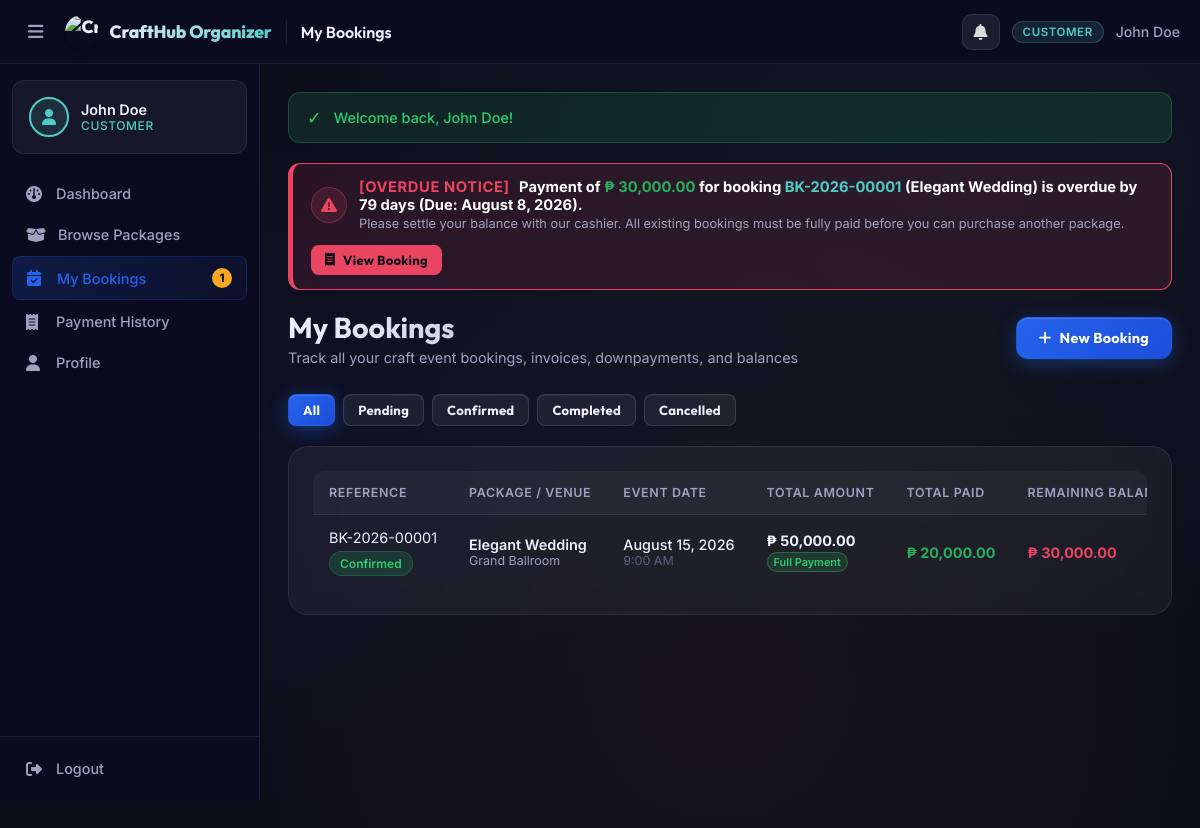
/customer/bookings.php (signed in), run on the app's committed database.
### tables this page shows
CREATE TABLE IF NOT EXISTS bookings (
    booking_id INT AUTO_INCREMENT PRIMARY KEY,
    booking_reference VARCHAR(20) UNIQUE,
    customer_id INT NOT NULL,
    package_id INT NOT NULL,
    venue_id INT NULL,
    event_date DATE NOT NULL,
    payment_due_date DATE NULL,
    event_time TIME DEFAULT '09:00:00',
    event_type ENUM('Wedding','Birthday','Debut','Christening') NOT NULL DEFAULT 'Wedding',
    payment_plan ENUM('full','downpayment') NOT NULL DEFAULT 'full',
    guest_count SMALLINT UNSIGNED DEFAULT 1,                
    original_amount DECIMAL(10,2) NULL,
    discount_percent DECIMAL(5,2) NOT NULL DEFAULT 0.00,
    discount_amount DECIMAL(10,2) NOT NULL DEFAULT 0.00,
    downpayment_percent DECIMAL(5,2) NOT NULL DEFAULT 50.00,
    required_downpayment DECIMAL(10,2) NOT NULL DEFAULT 0.00,
    downpayment_amount DECIMAL(12,2) NOT NULL DEFAULT 0.00,
    total_amount DECIMAL(10,2) NOT NULL DEFAULT 0.00,
    amount_paid DECIMAL(10,2) NOT NULL DEFAULT 0.00,
    status ENUM('Pending','Confirmed','Paid','Completed','Cancelled') DEFAULT 'Pending',
    approved_at TIMESTAMP NULL DEFAULT NULL,
    approved_by INT NULL,
    notes TEXT,
    cancellation_reason TEXT NULL,
    created_at TIMESTAMP DEFAULT CURRENT_TIMESTAMP,
    FOREIGN KEY (customer_id) REFERENCES users(user_id) ON DELETE CASCADE,
    FOREIGN KEY (package_id) REFERENCES packages(package_id) ON DELETE CASCADE,
    FOREIGN KEY (venue_id) REFERENCES venues(venue_id) ON DELETE SET NULL,
    FOREIGN KEY (approved_by) REFERENCES users(user_id) ON DELETE SET NULL
);

CREATE TABLE IF NOT EXISTS packages (
    package_id INT AUTO_INCREMENT PRIMARY KEY,
    package_name VARCHAR(80) NOT NULL,
    event_type ENUM('Wedding','Birthday','Debut','Christening') NOT NULL,
    base_price DECIMAL(10,2) NOT NULL,
    full_payment_discount_percent DECIMAL(5,2) NOT NULL DEFAULT 10.00,
    downpayment_discount_percent DECIMAL(5,2) NOT NULL DEFAULT 5.00,
    downpayment_percent DECIMAL(5,2) NOT NULL DEFAULT 50.00,
    max_slots TINYINT UNSIGNED NOT NULL DEFAULT 5,          
    description TEXT,
    image_url VARCHAR(500) NULL,
    status ENUM('active','inactive') DEFAULT 'active'
);

CREATE TABLE IF NOT EXISTS venues (
    venue_id INT AUTO_INCREMENT PRIMARY KEY,
    venue_name VARCHAR(80) NOT NULL,
    capacity SMALLINT UNSIGNED NULL,                        
    location VARCHAR(150),
    availability_status ENUM('available','unavailable') DEFAULT 'available'
);

### customer/bookings.php (the view, shortened to what this page needs)
<?php
require_once __DIR__ . '/../includes/header.php';
$user = getCurrentUser();
$db   = getDB();
$userId = $user['user_id'] ?? $user['id'];
$filter = sanitize($_GET['filter'] ?? 'all');
$sql = "SELECT b.*, b.booking_id AS id, p.package_name AS package_name, v.venue_name AS venue_name,
               (SELECT COALESCE(SUM(amount_paid),0) FROM payments WHERE booking_id = b.booking_id) AS calc_paid,
               (SELECT COALESCE(SUM(amount_paid),0) FROM payments WHERE booking_id = b.booking_id AND payment_type = 'downpayment') AS downpayment_paid,
               (SELECT COUNT(*) FROM payment_submissions WHERE booking_id = b.booking_id AND status = 'pending') AS pending_submissions_count
        FROM bookings b
        JOIN packages p ON b.package_id = p.package_id
        LEFT JOIN venues v ON b.venue_id = v.venue_id
        WHERE b.customer_id = ?";
$sql .= " ORDER BY b.created_at DESC";
$stmt = $db->prepare($sql);
$params = $filter !== 'all' ? [$userId, $filter] : [$userId];
$stmt->execute($params);
$bookings = $stmt->fetchAll();
?>
<?php require_once __DIR__ . '/../includes/navbar.php'; ?>
<div class="page-header">
    <div>
        <h1>My Bookings</h1>
        <p>Track all your craft event bookings, invoices, downpayments, and balances</p>
    </div>
    <a href="<?= APP_URL ?>/customer/packages.php" class="btn btn-primary">
        <i class="fa-solid fa-plus"></i> New Booking
    </a>
</div>
<div style="display:flex;gap:8px;margin-bottom:20px;flex-wrap:wrap;">
    <?php foreach (['all','pending','confirmed','completed','cancelled'] as $f): ?>
        <a href="?filter=<?= $f ?>" class="btn btn-sm <?= $filter === $f ? 'btn-primary' : 'btn-secondary' ?>">
            <?= ucfirst($f) ?>
        </a>
    <?php endforeach; ?>
</div>
<div class="card">
    <?php if (empty($bookings)): ?>
        <div class="empty-state">
            <i class="fa-solid fa-calendar-xmark"></i>
            <h3>No Bookings Found</h3>
            <p><?= $filter !== 'all' ? "No {$filter} bookings." : "You haven't made any bookings yet." ?></p>
            <a href="<?= APP_URL ?>/customer/packages.php" class="btn btn-primary">Browse Packages</a>
        </div>
    <?php else: ?>
        <div class="table-wrapper">
            <table class="table" id="bookingsTable">
                <thead>
                    <tr>
                        <th>Reference</th>
                        <th>Package / Venue</th>
                        <th>Event Date</th>
                        <th>Total Amount</th>
                        <th>Total Paid</th>
                        <th>Remaining Balance</th>
                    </tr>
                </thead>
                <tbody>
                    <?php foreach ($bookings as $b):
                        $total       = (float)($b['total_amount'] ?? 0);
                        $paid        = (float)($b['calc_paid'] > 0 ? $b['calc_paid'] : ($b['amount_paid'] ?? 0));
                        $balance     = max(0.0, $total - $paid);
                    ?>
                    <tr style="white-space:nowrap;">
                        <td style="white-space:nowrap;">
                            <span class="ref-chip"><?= htmlspecialchars(getBookingRef($b)) ?></span>
                            <div style="margin-top:5px;">
                                <?php if (strtolower($b['status']) === 'pending'): ?>
                                    <span class="badge badge-warning" style="font-size:0.7rem;padding:2px 7px;" title="Awaiting Cashier counter review & approval">
                                        <i class="fa-solid fa-clock"></i> Awaiting Cashier Approval
                                    </span>
                                <?php else: ?>
                                    <?= statusBadge($b['status']) ?>
                                <?php endif; ?>
                            </div>
                        </td>
                        <td style="white-space:nowrap;">
                            <div style="font-weight:600;"><?= htmlspecialchars($b['package_name']) ?></div>
                            <div style="font-size:0.78rem;color:var(--text-secondary);"><?= htmlspecialchars($b['venue_name'] ?? 'No Venue') ?></div>
                        </td>
                        <td style="white-space:nowrap;">
                            <div style="font-weight:500;"><?= formatDate($b['event_date']) ?></div>
                            <div style="font-size:0.78rem;color:var(--text-muted);"><?= date('g:i A', strtotime($b['event_time'] ?? '09:00:00')) ?></div>
                        </td>
                        <td style="white-space:nowrap;">
                            <div style="font-weight:700;"><?= formatCurrency($total) ?></div>
                            <?php if (!empty($b['payment_plan'])): ?>
                                <div style="margin-top:3px;">
                                    <span class="badge" style="font-size:0.68rem;padding:2px 6px;background:<?= $b['payment_plan'] === 'full' ? 'rgba(46,204,113,0.15)' : 'rgba(78,205,196,0.15)' ?>;color:<?= $b['payment_plan'] === 'full' ? '#2ecc71' : 'var(--accent-teal)' ?>;border:1px solid <?= $b['payment_plan'] === 'full' ? 'rgba(46,204,113,0.35)' : 'rgba(78,205,196,0.35)' ?>;font-weight:600;">
                                        <?= $b['payment_plan'] === 'full' ? 'Full Payment' : 'Downpayment' ?>
                                    </span>
                                </div>
                            <?php endif; ?>
                        </td>
                        <td style="color:#27ae60;font-weight:700;white-space:nowrap;"><?= formatCurrency($paid) ?></td>
                        <td style="white-space:nowrap;">
                            <?php if ($balance > 0): ?>
                                <strong style="color:var(--accent-red);"><?= formatCurrency($balance) ?></strong>
                            <?php else: ?>
                                <span class="badge badge-success"><i class="fa-solid fa-check"></i> Fully Paid</span>
                            <?php endif; ?>
                        </td>
                    </tr>
                    <?php endforeach; ?>
                </tbody>
            </table>
        </div>
    <?php endif; ?>
</div>
<?php require_once __DIR__ . '/../includes/footer.php'; ?>

### includes/functions.php (shortened to what this page needs)
<?php
function sanitize(string $input): string {
    return htmlspecialchars(strip_tags(trim($input)), ENT_QUOTES, 'UTF-8');
}
function getFlash(): ?array {
    if (isset($_SESSION['flash'])) {
        $flash = $_SESSION['flash'];
        return $flash;
    }
    return null;
}
function displayFlash(): void {
    $flash = getFlash();
    if ($flash) {
        $type    = htmlspecialchars($flash['type']);
        $message = htmlspecialchars($flash['message']);
        $icons   = ['success' => '✓', 'error' => '✗', 'warning' => '⚠', 'info' => 'ℹ'];
        $icon    = $icons[$type] ?? 'ℹ';
        echo "<div class=\"alert alert-{$type}\"><span class=\"alert-icon\">{$icon}</span> {$message}</div>";
    }
}
function formatCurrency($amount): string {
    $val = (float)($amount ?? 0);
    return '₱ ' . number_format($val, 2);
}
function getBookingRef(array $b): string {
    if (!empty($b['booking_reference'])) {
        return $b['booking_reference'];
    }
    $id = $b['booking_id'] ?? $b['id'] ?? 0;
    return 'BK-' . date('Y') . '-' . str_pad($id, 5, '0', STR_PAD_LEFT);
}
function statusBadge(?string $status): string {
    $statusStr = $status ?? 'unknown';
    $map = [
        'active'           => 'success',
        'available'        => 'success',
        'confirmed'        => 'success',
        'completed'        => 'info',
        'paid'             => 'success',
        'pending'          => 'warning',
        'partial'          => 'warning',
        'unpaid'           => 'danger',
        'inactive'         => 'secondary',
        'cancelled'        => 'danger',
        'maintenance'      => 'warning',
        'banned'           => 'danger',
        'pending_approval' => 'warning',
        'rejected'         => 'danger',
    ];
    $labels = [
        'pending_approval' => 'Pending Approval',
        'rejected'         => 'Rejected',
    ];
    $class = $map[strtolower($statusStr)] ?? 'secondary';
    $label = $labels[$statusStr] ?? ucfirst($statusStr);
    return "<span class=\"badge badge-{$class}\">" . htmlspecialchars($label) . "</span>";
}
function formatDate(string $date): string {
    $ts = strtotime($date);
    return $ts !== false ? date('F j, Y', $ts) : '—';
}

### data on the page
bookings: booking_reference "BK-2026-00001", status "Confirmed", package.package_name "Elegant Wedding", venue.venue_name "Grand Ballroom", event_date "August 15, 2026", event_time "9:00 AM", total_amount "₱ 50,000.00", payment_plan "Full Payment", paid "₱ 20,000.00", balance "₱ 30,000.00"

### other printed values
$_SESSION['user_name'] "John Doe"
$roleLabel "CUSTOMER"
$link['label'] "Dashboard"
$link['label'] "Browse Packages"
$link['label'] "My Bookings"
$badgeVal "1"
$link['label'] "Payment History"
$link['label'] "Profile"
APP_NAME "CraftHub Organizer"
explode(' | ', $pageTitle)[0] "My Bookings"
$icon "✓"
$message "Welcome back, John Doe!"
$balText "₱ 30,000.00"
$refText "BK-2026-00001"
$pkgText "Elegant Wedding"
